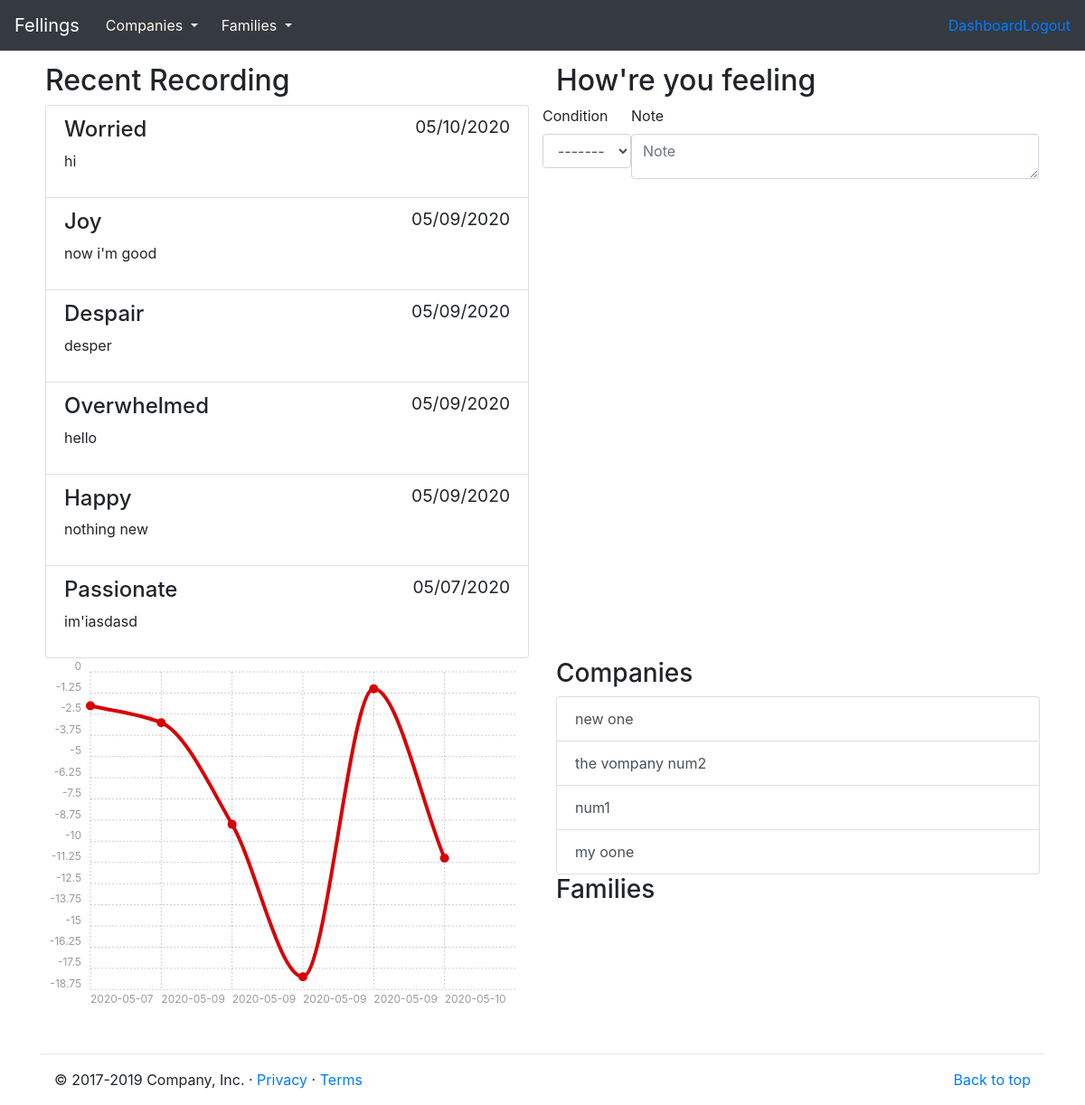
/users/dashboard/ (signed in), run on an earlier commit of the app's database.
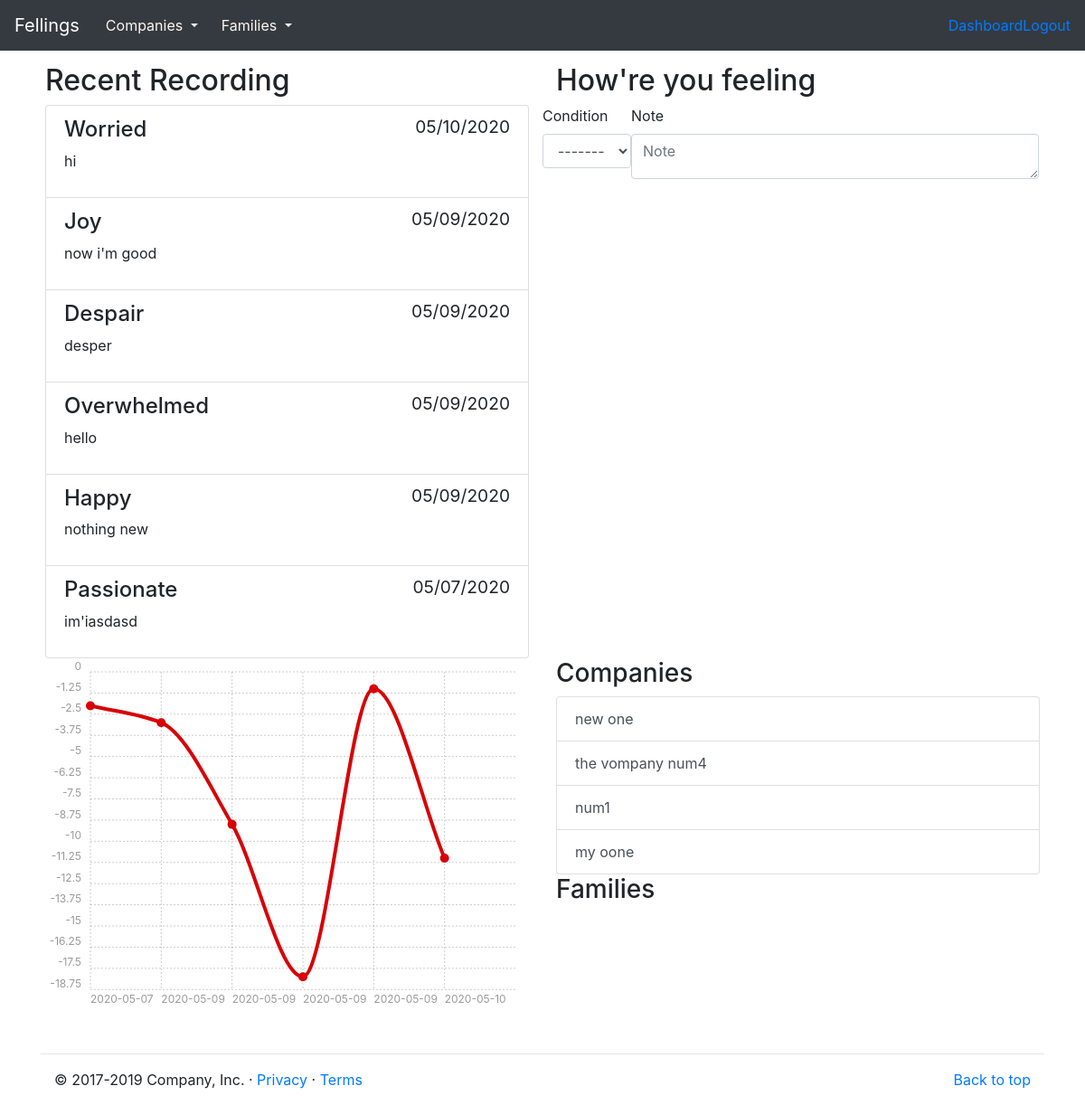
And on a later commit of the database.
### groups/models.py (models this page shows, shortened)
class Group(models.Model):
    created_at = models.DateTimeField(default=timezone.now)
    created_by = models.ForeignKey(
        User, on_delete=models.CASCADE, related_name="%(class)s_created"
    )
    name = models.CharField(max_length=255)
    slug = AutoSlugField(populate_from="name", default="", unique=True)
    description = models.TextField(default="")
    class Meta:
        abstract = True

class Company(Group):
    members = models.ManyToManyField(User, related_name="companies")
    class Meta:
        verbose_name_plural = "companies"

### users/views.py (the view, shortened to what this page needs)
# urls.py: path("dashboard/", views.Dashboard.as_view(), name="dashboard"),
class Dashboard(LoginRequiredMixin, SelectRelatedMixin, generic.TemplateView):
    model = User
    select_related = "thoughts"
    template_name = "users/dashboard.html"

### thoughts/form.py
class ThoughtForm(forms.ModelForm):
    class Meta:
        fields = ["condition", "note"]
        model = models.Thought

### thoughts/templatetags/thought_tags.py (called while the page is built)
@register.inclusion_tag("thoughts/_form.html")
def thought_form():
    form = ThoughtForm()
    return {"form": form}

@register.simple_tag(takes_context=True)
def chart_data(context):
    user = context["user"]
    ten_days_ago = timezone.now() - datetime.timedelta(days=10)
    thoughts = user.thoughts.filter(recorded_at__gte=ten_days_ago).order_by(
        "recorded_at"
    )
    return json.dumps(
        {
            "labels": [
                thought.recorded_at.strftime("%Y-%m-%d") for thought in thoughts
            ],
            "series": [[thought.condition * -1 for thought in thoughts]],
        }
    )

### users/templates/users/dashboard.html (shortened to what this page needs)
{% extends 'layout.html' %}
{% load static %}
{% load thought_tags %}
{% block content %}
<div class="container" style="padding: 20px;">
    <dev class="row">
        <div class="col-md-6">
            <h2>Recent Recording</h2>
            <div class="list-group">
                {% for thought in user.thoughts.all %}
                <div class="list-group-item">
                    <h4 class="list-group-item-heading">
                        <time class="small float-right" datetime="{{ thought.recorded_at }}">
                            {{ thought.recorded_at|date:'SHORT_DATE_FORMAT' }}
                        </time>
                        {{ thought.get_condition_display}}
                    </h4>
                    {% if thought.note %}
                    {{ thought.note|linebreaks }}
                    {% endif %}
                </div>
                {% endfor %}
            </div>
        </div>
        <dev class="col-md-6">
            {% thought_form %}
        </dev>
    </dev>
    <div class="row">
        <div class="col-md-6">
            <div class="ct-chart ct-perfect-fourth"></div>
        </div>
        <div class="col-md-6">
            <h3>Companies</h3>
            <div class="list-group">
                {% for company in user.companies.all %}
                <a href="{% url 'groups:detail-com' slug=company.slug %}"
                    class="list-group-item list-group-item-action ">{{ company.name }}</a>
                {% endfor %}
            </div>
            <h3>Families</h3>
        </div>
    </div>
</div>
{% endblock %}
{% block css %}
<link rel="stylesheet" href='{% static "js/chartist/chartist.min.css" %}'>
{% endblock %}

What changed in the data, as far as the page shows it:
changed Company: name "the vompany num2" → "the vompany num4"
